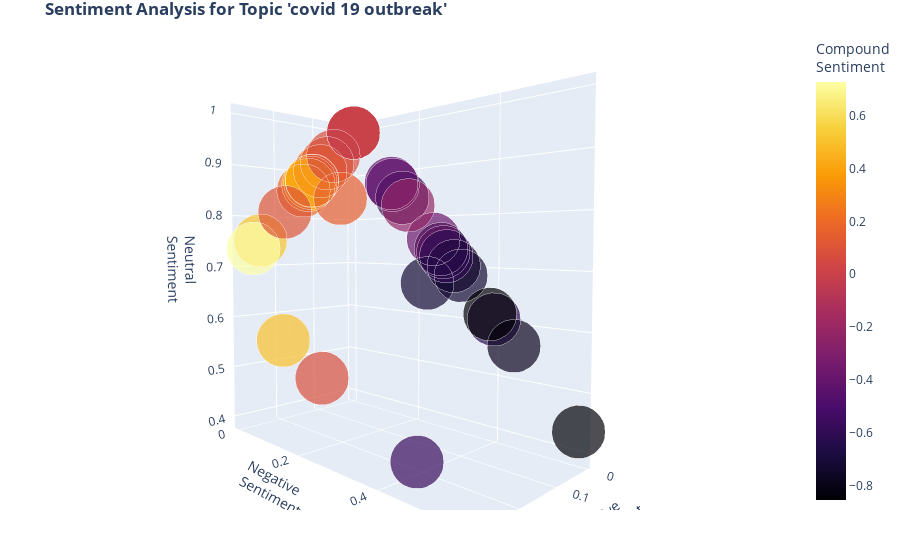

The code cell stored with this chart in its notebook:
### Markdown cell above
## Sentiment Analysis

### Code cell
%aimport sentiment
importlib.reload(sentiment)
from sentiment import displaySentiment3D
displaySentiment3D(allDict, topics)

### Figure 1 — Plotly figure (JSON) as saved in the notebook; plotly's stock layout.template omitted (floating-point values rounded to 4 significant figures)
{"data": [{"hoverinfo": "text", "marker": {"color": [0, -0.5994, -0.7783, 0.4939, 0.128, 0, 0, 0.2023, 0.5106, -0.3818, 0, -0.5719, -0.7579, -0.3818, 0, 0, 0, 0, 0.25, 0, 0.4019, -0.802, 0.4215, 0, 0.2023, 0, 0, 0.0772, 0.7269, 0.4215, -0.4019, -0.7184, 0, -0.5994, -0.4215, 0.0667, 0.1027, -0.7184, 0, -0.2263, 0.1531, 0, -0.8555, 0, 0, -0.6059, -0.8442], "colorbar": {"title": {"text": "Compound<br>Sentiment"}}, "colorscale": [[0, "#000004"], [0.1111, "#1b0c41"], [0.2222, "#4a0c6b"], [0.3333, "#781c6d"], [0.4444, "#a52c60"], [0.5556, "#cf4446"], [0.6667, "#ed6925"], [0.7778, "#fb9b06"], [0.8889, "#f7d13d"], [1, "#fcffa4"]], "opacity": 0.7, "showscale": true, "size": [36.98, 36.98, 36.98, 36.98, 36.98, 36.98, 36.98, 36.98, 36.98, 36.98, 36.98, 36.98, 36.98, 36.98, 36.98, 36.98, 36.98, 36.98, 36.98, 36.98, 36.98, 36.98, 36.98, 36.98, 36.98, 36.98, 36.98, 36.98, 36.98, 36.98, 36.98, 36.98, 36.98, 36.98, 36.98, 36.98, 36.98, 36.98, 36.98, 36.98, 36.98, 36.98, 36.98, 36.98, 36.98, 36.98, 36.98]}, "mode": "markers", "text": ["Title:           Covid-19: New York governor says state's...<br>Feed:         Times of India<br>Published: 15/05/2020, 15:36:43<br><b>Sentiment: <br>pos: 0.0     neg: 0.0     neut: 1.0     comp: 0.0     <br>", "Title:           Germany draws parallel between war and o...<br>Feed:         Times of India<br>Published: 09/05/2020, 07:37:45<br><b>Sentiment: <br>pos: 0.0     neg: 0.394   neut: 0.606   comp: -0.5994 <br>", "Title:           China's missing 'Bat Woman' with secrets...<br>Feed:         Times of India<br>Published: 02/05/2020, 20:03:49<br><b>Sentiment: <br>pos: 0.0     neg: 0.438   neut: 0.562   comp: -0.7783 <br>", "Title:           Coronavirus: Death at care home with 56 ...<br>Feed:         BBC News  <br>Published: 04/05/2020, 14:07:57<br><b>Sentiment: <br>pos: 0.289   neg: 0.139   neut: 0.571   comp: 0.4939  <br>", "Title:           Coronavirus: Evening update as contact-t...<br>Feed:         BBC News  <br>Published: 04/05/2020, 17:07:37<br><b>Sentiment: <br>pos: 0.077   neg: 0.0     neut: 0.923   comp: 0.128   <br>", "Title:           U.S. Jobless Claims Pass 40 Million: Liv...<br>Feed:         NY Times  <br>Published: 28/05/2020, 08:15:21<br><b>Sentiment: <br>pos: 0.0     neg: 0.0     neut: 1.0     comp: 0.0     <br>", "Title:           France’s early Covid case may hold clues...<br>Feed:         Times of India<br>Published: 06/05/2020, 07:46:45<br><b>Sentiment: <br>pos: 0.0     neg: 0.0     neut: 1.0     comp: 0.0     <br>", "Title:           Global cases top 4 million; Wuhan sees f...<br>Feed:         Times of India<br>Published: 11/05/2020, 07:56:50<br><b>Sentiment: <br>pos: 0.141   neg: 0.0     neut: 0.859   comp: 0.2023  <br>", "Title:           Drones come to rescue as Covid-19 pins d...<br>Feed:         Times of India<br>Published: 25/05/2020, 19:10:26<br><b>Sentiment: <br>pos: 0.248   neg: 0.0     neut: 0.752   comp: 0.5106  <br>", "Title:           ADB, Pakistan finalise $305 million emer...<br>Feed:         Times of India<br>Published: 06/05/2020, 16:20:52<br><b>Sentiment: <br>pos: 0.0     neg: 0.271   neut: 0.729   comp: -0.3818 <br>", "Title:           Coronavirus: Could there be a second wav...<br>Feed:         BBC News  <br>Published: 21/05/2020, 23:24:09<br><b>Sentiment: <br>pos: 0.0     neg: 0.0     neut: 1.0     comp: 0.0     <br>", "Title:           UK's elderly struggle with COVID-19 isol...<br>Feed:         Al Jazeera<br>Published: 28/05/2020, 14:22:19<br><b>Sentiment: <br>pos: 0.209   neg: 0.395   neut: 0.395   comp: -0.5719 <br>", "Title:           Coronavirus: New York cases at lowest le...<br>Feed:         The Independent<br>Published: 22/05/2020, 17:34:45<br><b>Sentiment: <br>pos: 0.0     neg: 0.265   neut: 0.735   comp: -0.7579 <br>", "Title:           Afghan man on cycle, pedals 'door-to-doo...<br>Feed:         Times of India<br>Published: 25/05/2020, 17:53:07<br><b>Sentiment: <br>pos: 0.0     neg: 0.245   neut: 0.755   comp: -0.3818 <br>", "Title:           China's Wuhan says conducted 335,887 Cov...<br>Feed:         Times of India<br>Published: 18/05/2020, 17:09:42<br><b>Sentiment: <br>pos: 0.0     neg: 0.0     neut: 1.0     comp: 0.0     <br>", "Title:           Coronavirus: What are the UK travel quar...<br>Feed:         BBC News  <br>Published: 23/05/2020, 21:13:14<br><b>Sentiment: <br>pos: 0.0     neg: 0.0     neut: 1.0     comp: 0.0     <br>", "Title:           Coronavirus: Evening update as as new lo...<br>Feed:         BBC News  <br>Published: 11/05/2020, 17:00:49<br><b>Sentiment: <br>pos: 0.0     neg: 0.0     neut: 1.0     comp: 0.0     <br>", "Title:           Coronavirus: India scrambles to contain ...<br>Feed:         The Independent<br>Published: 06/05/2020, 12:08:16<br><b>Sentiment: <br>pos: 0.0     neg: 0.0     neut: 1.0     comp: 0.0     <br>", "Title:           Partygoer jokes about having coronavirus...<br>Feed:         The Independent<br>Published: 11/05/2020, 16:34:46<br><b>Sentiment: <br>pos: 0.118   neg: 0.0     neut: 0.882   comp: 0.25    <br>", "Title:           Singapore reports 632 new Covid-19 cases<br>Feed:         Times of India<br>Published: 05/05/2020, 15:55:47<br><b>Sentiment: <br>pos: 0.0     neg: 0.0     neut: 1.0     comp: 0.0     <br>", "Title:           Coronavirus: Rough sleeping fund to end<br>Feed:         BBC News  <br>Published: 15/05/2020, 18:41:42<br><b>Sentiment: <br>pos: 0.119   neg: 0.0     neut: 0.881   comp: 0.4019  <br>", "Title:           India: Under Lockdown<br>Feed:         Al Jazeera<br>Published: 28/05/2020, 15:27:42<br><b>Sentiment: <br>pos: 0.0     neg: 0.298   neut: 0.702   comp: -0.802  <br>", "Title:           Stock Markets Rise on Hopes of Recovery:...<br>Feed:         NY Times  <br>Published: 05/05/2020, 04:02:10<br><b>Sentiment: <br>pos: 0.123   neg: 0.0     neut: 0.877   comp: 0.4215  <br>", "Title:           Russia reports over 10,000 new Covid-19 ...<br>Feed:         Times of India<br>Published: 15/05/2020, 15:36:30<br><b>Sentiment: <br>pos: 0.0     neg: 0.0     neut: 1.0     comp: 0.0     <br>", "Title:           Dogs in US being taught to smell coronav...<br>Feed:         The Independent<br>Published: 04/05/2020, 17:49:05<br><b>Sentiment: <br>pos: 0.096   neg: 0.0     neut: 0.904   comp: 0.2023  <br>", "Title:           Coronavirus: What happens next?<br>Feed:         BBC News  <br>Published: 29/05/2020, 23:00:30<br><b>Sentiment: <br>pos: 0.0     neg: 0.0     neut: 1.0     comp: 0.0     <br>", "Title:           Lock your cars! Vehicle theft spikes in ...<br>Feed:         Times of India<br>Published: 25/05/2020, 19:17:42<br><b>Sentiment: <br>pos: 0.0     neg: 0.0     neut: 1.0     comp: 0.0     <br>", "Title:           COVID-19 destroys US livelihoods<br>Feed:         Al Jazeera<br>Published: 08/05/2020, 17:52:13<br><b>Sentiment: <br>pos: 0.266   neg: 0.222   neut: 0.512   comp: 0.0772  <br>", "Title:           Coronavirus: Chilean woman Juana Zuniga ...<br>Feed:         The Independent<br>Published: 29/05/2020, 10:50:18<br><b>Sentiment: <br>pos: 0.264   neg: 0.0     neut: 0.736   comp: 0.7269  <br>", "Title:           Stock Markets Surge on Recovery Hopes: L...<br>Feed:         NY Times  <br>Published: 26/05/2020, 04:10:26<br><b>Sentiment: <br>pos: 0.128   neg: 0.0     neut: 0.872   comp: 0.4215  <br>", "Title:           Stocks Waver as China Tensions Climb: Li...<br>Feed:         NY Times  <br>Published: 04/05/2020, 04:20:52<br><b>Sentiment: <br>pos: 0.0     neg: 0.124   neut: 0.876   comp: -0.4019 <br>", "Title:           Iran missile strikes own ship and kills ...<br>Feed:         The Independent<br>Published: 11/05/2020, 07:49:00<br><b>Sentiment: <br>pos: 0.0     neg: 0.316   neut: 0.684   comp: -0.7184 <br>", "Title:           U.S. Businesses Take Steps to Reopen: Li...<br>Feed:         NY Times  <br>Published: 06/05/2020, 04:23:18<br><b>Sentiment: <br>pos: 0.0     neg: 0.0     neut: 1.0     comp: 0.0     <br>", "Title:           Coronavirus: Evening update as UK death ...<br>Feed:         BBC News  <br>Published: 05/05/2020, 17:02:36<br><b>Sentiment: <br>pos: 0.0     neg: 0.157   neut: 0.843   comp: -0.5994 <br>", "Title:           Stocks Fall on China Crackdown Worries: ...<br>Feed:         NY Times  <br>Published: 22/05/2020, 04:24:01<br><b>Sentiment: <br>pos: 0.0     neg: 0.128   neut: 0.872   comp: -0.4215 <br>", "Title:           The patients who just can't shake off Co...<br>Feed:         BBC News  <br>Published: 06/05/2020, 05:17:17<br><b>Sentiment: <br>pos: 0.059   neg: 0.0     neut: 0.941   comp: 0.0667  <br>", "Title:           Egypt's president expands powers, citing...<br>Feed:         Times of India<br>Published: 09/05/2020, 13:30:25<br><b>Sentiment: <br>pos: 0.189   neg: 0.0     neut: 0.811   comp: 0.1027  <br>", "Title:           Coronavirus: US death toll reaches 100,0...<br>Feed:         The Independent<br>Published: 27/05/2020, 13:01:00<br><b>Sentiment: <br>pos: 0.054   neg: 0.277   neut: 0.67    comp: -0.7184 <br>", "Title:           J.C. Penney Files for Bankruptcy Protect...<br>Feed:         NY Times  <br>Published: 15/05/2020, 04:03:07<br><b>Sentiment: <br>pos: 0.0     neg: 0.0     neut: 1.0     comp: 0.0     <br>", "Title:           China kicks off delayed annual Parliamen...<br>Feed:         Times of India<br>Published: 21/05/2020, 18:03:17<br><b>Sentiment: <br>pos: 0.0     neg: 0.174   neut: 0.826   comp: -0.2263 <br>", "Title:           Coronavirus: Daily update as scientists ...<br>Feed:         BBC News  <br>Published: 30/05/2020, 07:07:31<br><b>Sentiment: <br>pos: 0.093   neg: 0.065   neut: 0.841   comp: 0.1531  <br>", "Title:           Stocks Climb After Trump Speaks on China<br>Feed:         NY Times  <br>Published: 29/05/2020, 09:00:54<br><b>Sentiment: <br>pos: 0.0     neg: 0.0     neut: 1.0     comp: 0.0     <br>", "Title:           Monkeys steal coronavirus blood samples ...<br>Feed:         The Independent<br>Published: 29/05/2020, 14:30:00<br><b>Sentiment: <br>pos: 0.0     neg: 0.385   neut: 0.615   comp: -0.8555 <br>", "Title:           Coronavirus: Morning update<br>Feed:         BBC News  <br>Published: 26/05/2020, 06:48:59<br><b>Sentiment: <br>pos: 0.0     neg: 0.0     neut: 1.0     comp: 0.0     <br>", "Title:           Hospital case suggests coronavirus sprea...<br>Feed:         The Independent<br>Published: 05/05/2020, 11:52:50<br><b>Sentiment: <br>pos: 0.0     neg: 0.0     neut: 1.0     comp: 0.0     <br>", "Title:           Man sentenced to death in Singapore via ...<br>Feed:         BBC News  <br>Published: 20/05/2020, 12:46:07<br><b>Sentiment: <br>pos: 0.0     neg: 0.279   neut: 0.721   comp: -0.6059 <br>", "Title:           Iran missile strikes own ship, kills 19 ...<br>Feed:         Times of India<br>Published: 11/05/2020, 10:37:55<br><b>Sentiment: <br>pos: 0.0     neg: 0.565   neut: 0.435   comp: -0.8442 <br>"], "textfont": {"color": "crimson", "family": "sans serif", "size": 8}, "type": "scatter3d", "x": [0, 0, 0, 0.289, 0.077, 0, 0, 0.141, 0.248, 0, 0, 0.209, 0, 0, 0, 0, 0, 0, 0.118, 0, 0.119, 0, 0.123, 0, 0.096, 0, 0, 0.266, 0.264, 0.128, 0, 0, 0, 0, 0, 0.059, 0.189, 0.054, 0, 0, 0.093, 0, 0, 0, 0, 0, 0], "y": [0, 0.394, 0.438, 0.139, 0, 0, 0, 0, 0, 0.271, 0, 0.395, 0.265, 0.245, 0, 0, 0, 0, 0, 0, 0, 0.298, 0, 0, 0, 0, 0, 0.222, 0, 0, 0.124, 0.316, 0, 0.157, 0.128, 0, 0, 0.277, 0, 0.174, 0.065, 0, 0.385, 0, 0, 0.279, 0.565], "z": [1, 0.606, 0.562, 0.571, 0.923, 1, 1, 0.859, 0.752, 0.729, 1, 0.395, 0.735, 0.755, 1, 1, 1, 1, 0.882, 1, 0.881, 0.702, 0.877, 1, 0.904, 1, 1, 0.512, 0.736, 0.872, 0.876, 0.684, 1, 0.843, 0.872, 0.941, 0.811, 0.67, 1, 0.826, 0.841, 1, 0.615, 1, 1, 0.721, 0.435]}], "layout": {"margin": {"b": 50, "l": 0, "r": 0, "t": 30}, "scene": {"camera": {"eye": {"x": 1.5, "y": 1.5, "z": 0.1}}, "xaxis": {"title": {"text": "Positive<br>Sentiment"}}, "yaxis": {"title": {"text": "Negative<br>Sentiment"}}, "zaxis": {"title": {"text": "Neutral<br>Sentiment"}}}, "showlegend": false, "title": {"text": "<b>Sentiment Analysis for Topic 'covid 19 outbreak'"}}}
